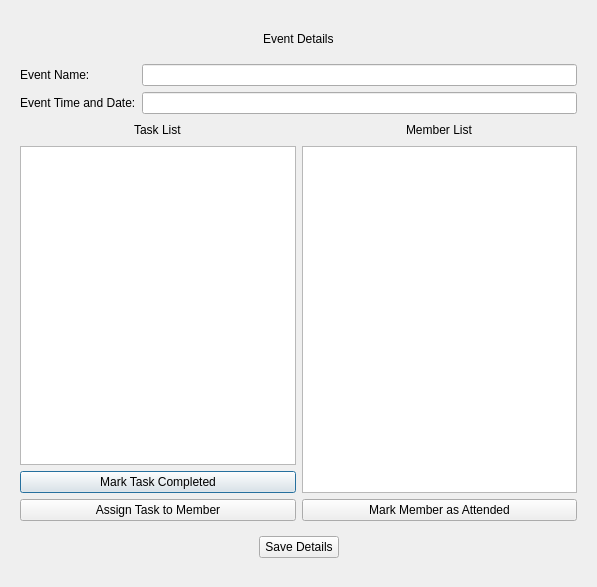
<?xml version="1.0" encoding="UTF-8"?>
<ui version="4.0">
 <class>Dialog</class>
 <widget class="QDialog" name="Dialog">
  <property name="geometry">
   <rect>
    <x>0</x>
    <y>0</y>
    <width>597</width>
    <height>587</height>
   </rect>
  </property>
  <property name="windowTitle">
   <string>Dialog</string>
  </property>
  <layout class="QGridLayout" name="gridLayout">
   <item row="0" column="1">
    <widget class="QWidget" name="widget" native="true">
     <layout class="QVBoxLayout" name="verticalLayout_3">
      <item>
       <widget class="QWidget" name="widget_2" native="true">
        <layout class="QHBoxLayout" name="horizontalLayout">
         <item>
          <spacer name="horizontalSpacer">
           <property name="orientation">
            <enum>Qt::Horizontal</enum>
           </property>
           <property name="sizeHint" stdset="0">
            <size>
             <width>219</width>
             <height>20</height>
            </size>
           </property>
          </spacer>
         </item>
         <item>
          <widget class="QLabel" name="event_details_label">
           <property name="text">
            <string>Event Details</string>
           </property>
          </widget>
         </item>
         <item>
          <spacer name="horizontalSpacer_2">
           <property name="orientation">
            <enum>Qt::Horizontal</enum>
           </property>
           <property name="sizeHint" stdset="0">
            <size>
             <width>219</width>
             <height>20</height>
            </size>
           </property>
          </spacer>
         </item>
        </layout>
       </widget>
      </item>
      <item>
       <layout class="QFormLayout" name="formLayout">
        <item row="0" column="0">
         <widget class="QLabel" name="event_name_label">
          <property name="text">
           <string>Event Name:</string>
          </property>
         </widget>
        </item>
        <item row="0" column="1">
         <widget class="QLineEdit" name="event_name_edit"/>
        </item>
        <item row="1" column="0">
         <widget class="QLabel" name="event_time_label">
          <property name="text">
           <string>Event Time and Date:</string>
          </property>
         </widget>
        </item>
        <item row="1" column="1">
         <widget class="QLineEdit" name="event_time_edit"/>
        </item>
       </layout>
      </item>
      <item>
       <layout class="QHBoxLayout" name="horizontalLayout_5">
        <item>
         <layout class="QVBoxLayout" name="verticalLayout">
          <item>
           <layout class="QHBoxLayout" name="horizontalLayout_3">
            <item>
             <spacer name="horizontalSpacer_3">
              <property name="orientation">
               <enum>Qt::Horizontal</enum>
              </property>
              <property name="sizeHint" stdset="0">
               <size>
                <width>40</width>
                <height>20</height>
               </size>
              </property>
             </spacer>
            </item>
            <item>
             <widget class="QLabel" name="task_list_label">
              <property name="text">
               <string>Task List</string>
              </property>
             </widget>
            </item>
            <item>
             <spacer name="horizontalSpacer_4">
              <property name="orientation">
               <enum>Qt::Horizontal</enum>
              </property>
              <property name="sizeHint" stdset="0">
               <size>
                <width>40</width>
                <height>20</height>
               </size>
              </property>
             </spacer>
            </item>
           </layout>
          </item>
          <item>
           <widget class="QListWidget" name="task_list_view"/>
          </item>
          <item>
           <widget class="QPushButton" name="complete_task_btn">
            <property name="text">
             <string>Mark Task Completed</string>
            </property>
           </widget>
          </item>
          <item>
           <widget class="QPushButton" name="assign_task_btn">
            <property name="text">
             <string>Assign Task to Member</string>
            </property>
           </widget>
          </item>
         </layout>
        </item>
        <item>
         <layout class="QVBoxLayout" name="verticalLayout_2">
          <item>
           <layout class="QHBoxLayout" name="horizontalLayout_4">
            <item>
             <spacer name="horizontalSpacer_6">
              <property name="orientation">
               <enum>Qt::Horizontal</enum>
              </property>
              <property name="sizeHint" stdset="0">
               <size>
                <width>40</width>
                <height>20</height>
               </size>
              </property>
             </spacer>
            </item>
            <item>
             <widget class="QLabel" name="member_list_label">
              <property name="text">
               <string>Member List</string>
              </property>
             </widget>
            </item>
            <item>
             <spacer name="horizontalSpacer_5">
              <property name="orientation">
               <enum>Qt::Horizontal</enum>
              </property>
              <property name="sizeHint" stdset="0">
               <size>
                <width>40</width>
                <height>20</height>
               </size>
              </property>
             </spacer>
            </item>
           </layout>
          </item>
          <item>
           <widget class="QListWidget" name="member_list_view"/>
          </item>
          <item>
           <widget class="QPushButton" name="member_attended_btn">
            <property name="text">
             <string>Mark Member as Attended</string>
            </property>
           </widget>
          </item>
         </layout>
        </item>
       </layout>
      </item>
      <item>
       <widget class="QWidget" name="widget_3" native="true">
        <layout class="QHBoxLayout" name="horizontalLayout_6">
         <item>
          <spacer name="horizontalSpacer_7">
           <property name="orientation">
            <enum>Qt::Horizontal</enum>
           </property>
           <property name="sizeHint" stdset="0">
            <size>
             <width>209</width>
             <height>20</height>
            </size>
           </property>
          </spacer>
         </item>
         <item>
          <widget class="QPushButton" name="save_btn">
           <property name="text">
            <string>Save Details</string>
           </property>
          </widget>
         </item>
         <item>
          <spacer name="horizontalSpacer_8">
           <property name="orientation">
            <enum>Qt::Horizontal</enum>
           </property>
           <property name="sizeHint" stdset="0">
            <size>
             <width>209</width>
             <height>20</height>
            </size>
           </property>
          </spacer>
         </item>
        </layout>
       </widget>
      </item>
     </layout>
    </widget>
   </item>
  </layout>
 </widget>
 <resources/>
 <connections/>
</ui>
